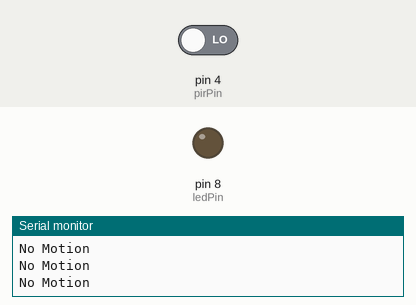
This sketch was run on a simulated Arduino Uno, built with avr-gcc and run on an emulated ATmega328P. Parts: output pins drawn as LEDs (lit = HIGH), the last lines printed to the serial monitor. Inputs (shaded band) come from the test bench; at power-on: pin 4 (pirPin) LOW.

Above: at 1.2 s.
1.3 s: pin 4 (pirPin) driven HIGH
At 2.1 s:
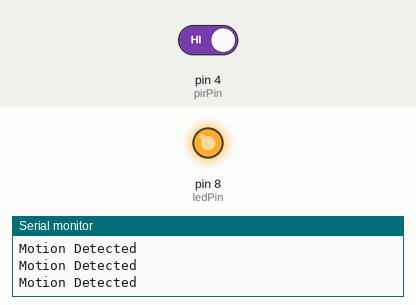
2.9 s: pin 4 (pirPin) driven LOW
At 3.3 s:
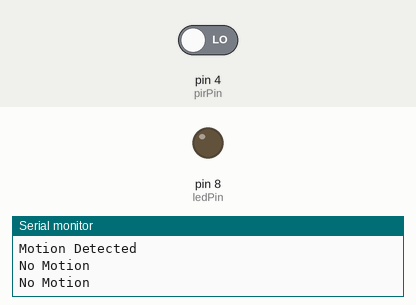
Timing chart, 0 to 5.9 s (numbered marks = the images above; inputs shaded):
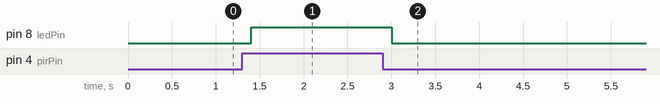

Measured:
- after the input at 1.3 s, pin 8 (ledPin): LOW → HIGH after 0.10 s
- after the input at 2.9 s, pin 8 (ledPin): HIGH → LOW after 0.10 s

The sketch:

1_1_3.ino
```cpp
int ledPin = 8;
int pirPin = 4;
int pirVal = LOW;
void setup() {
  pinMode(ledPin,OUTPUT);
  pinMode(pirPin,INPUT);
  Serial.begin(9600);

}

void loop() {
  pirVal = digitalRead(pirPin);
  if (pirVal == HIGH){
    Serial.println("Motion Detected");
    digitalWrite(ledPin,HIGH);
  }
  else{
  Serial.println("No Motion");
  digitalWrite(ledPin,LOW);
  }
  delay(200);


}
```
